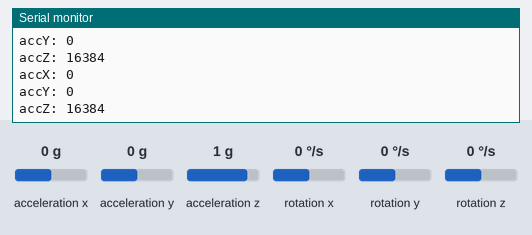
Simulated run of this sketch. Board: Arduino Uno, built with avr-gcc and run on an emulated ATmega328P. Shown: the last lines printed to the serial monitor. Inputs (shaded band) come from the test bench; at power-on: acceleration x 0 g, acceleration y 0 g, acceleration z 1 g, rotation x 0 °/s, rotation y 0 °/s, rotation z 0 °/s.

Above: at 1.6 s.
1.7 s: acceleration x set to -1.4 g
At 3.0 s:
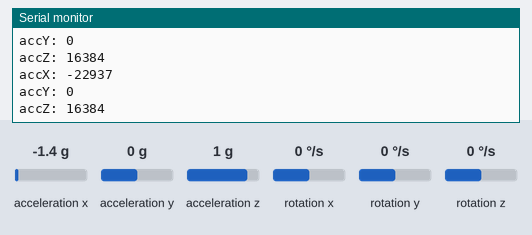
3.2 s: acceleration y set to -1.4 g
At 3.9 s:
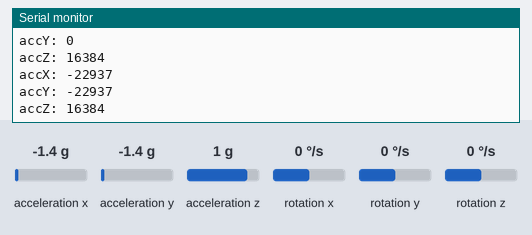
4.7 s: acceleration z set to -1.4 g
At 5.3 s:
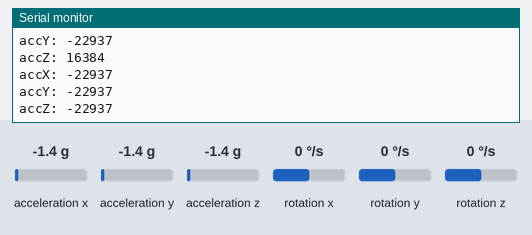

The sketch:

CalibrateMPU.ino
```cpp
#include "Wire.h"

// From I2Cdev install zip the following 2 folders under Arduino and install them through the IDE
// https://github.com/jrowberg/i2cdevlib
#include "I2Cdev.h"
#include "MPU6050.h"

MPU6050 mpu;

int16_t accX, accY, accZ, gyroX, gyroY, gyroZ;
int16_t rawAccX, rawAccY, rawAccZ;

void setup() {
  mpu.initialize();

  Serial.begin(9600);
  calibrateOffset();


}

void loop() {
  // read acceleration
  accX = mpu.getAccelerationX();
  accY = mpu.getAccelerationY();
  accZ = mpu.getAccelerationZ();

  Serial.print("accX: ");
  Serial.println(accX);

  Serial.print("accY: ");
  Serial.println(accY);

  Serial.print("accZ: ");
  Serial.println(accZ);

  Serial.println();

  // read gyroscope values
  gyroX = mpu.getRotationX();
  gyroY = mpu.getRotationY();
  gyroZ = mpu.getRotationZ();


//  Serial.print("gyroX: ");
//  Serial.println(gyroX);
//
//  Serial.print("gyroY: ");
//  Serial.println(gyroY);
//
//  Serial.print("gyroZ: ");
//  Serial.println(gyroZ);

  delay(800);
}

// This is for development to save time
void hardcodedOffsets() {
  mpu.setYAccelOffset(0);
  mpu.setZAccelOffset(0);
  mpu.setZGyroOffset(0);
}

void calibrateOffset() {
  Serial.println("Calibrating the MPU");
  mpu.CalibrateAccel(8);
  mpu.CalibrateGyro(8);

  Serial.println("600 Readings");
  mpu.PrintActiveOffsets();
  Serial.println();
}
```

Measured:
- after the input at 1.7 s, the serial monitor: prints a new line after 0.71 s (image 1)
- after the input at 3.2 s, the serial monitor: prints a new line at once (image 2)
- after the input at 4.7 s, the serial monitor: prints a new line after 0.14 s (image 3)
